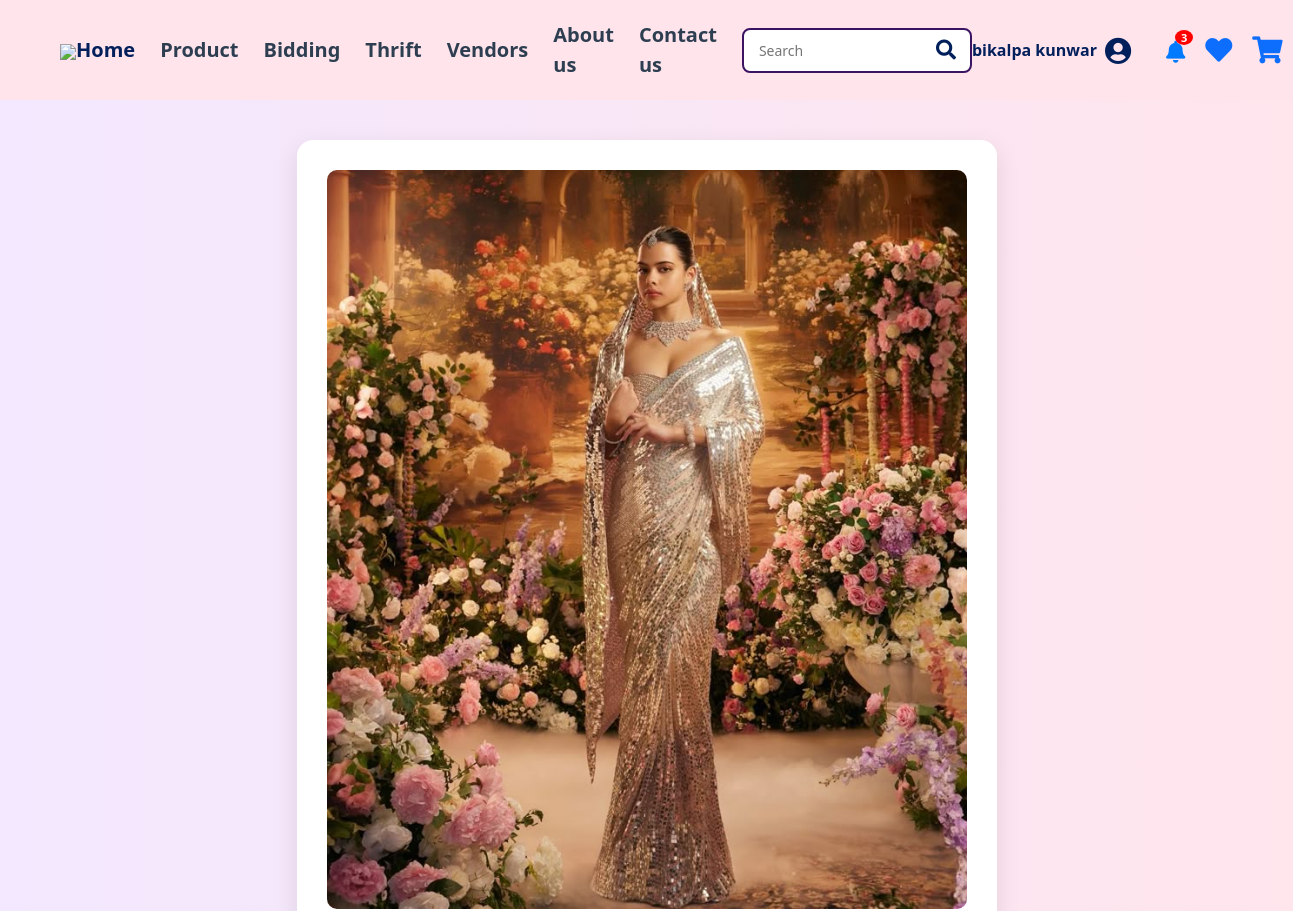
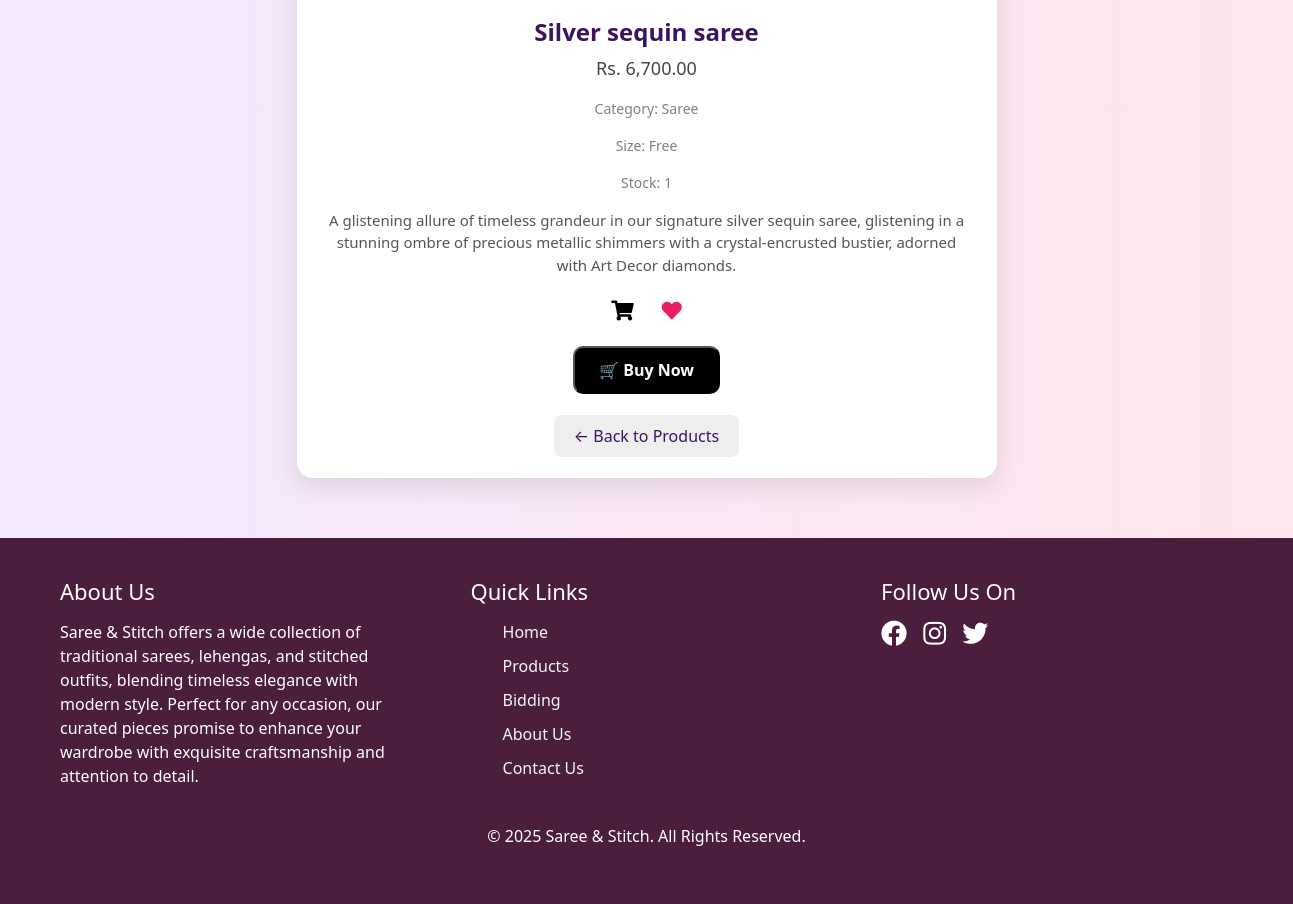
/product/4/ (signed in), run on the app's committed database (2 pictures, top to bottom).
### MS/models.py (models this page shows, shortened)
class CustomUser(AbstractUser):
    ROLE_CHOICES = [
        ('customer', 'Customer'),
        ('admin', 'Admin'),
        ('vendor', 'Vendor'),
    ]
    SIZE_CHOICES = [
        ('XS', 'Extra Small'),
        ('S', 'Small'),
        ('M', 'Medium'),
        ('L', 'Large'),
        ('XL', 'Extra Large'),
        ('Free', 'Free Size'),
    ]
    role = models.CharField(max_length=10, choices=ROLE_CHOICES, default='customer')
    is_vendor = models.BooleanField(default=False)
    size = models.CharField(max_length=10, choices=SIZE_CHOICES, blank=True, null=True)
    store_name = models.CharField(max_length=255, blank=True, null=True)
    description = models.TextField(blank=True, null=True)
    logo = models.ImageField(upload_to='vendor_logos/', blank=True, null=True)
    groups = models.ManyToManyField(
        'auth.Group',
        related_name='customuser_set',
        blank=True
    )
    user_permissions = models.ManyToManyField(
        'auth.Permission',
        related_name='customuser_permissions',
        blank=True
    )

class Product(models.Model):
    CATEGORY_CHOICES = [
        ('Saree', 'Saree'),
        ('Lehenga', 'Lehenga'),
        ('Kurtha', 'Kurtha'),
        ('Other', 'Other'),
    ]
    product_name = models.CharField(max_length=255)
    description = models.TextField()
    price = models.DecimalField(max_digits=10, decimal_places=2)
    quantity = models.PositiveIntegerField(default=1)
    category = models.CharField(max_length=255, choices=CATEGORY_CHOICES)
    age_groups = models.ManyToManyField('AgeGroup', blank=True)
    sizes = models.ManyToManyField('Size', blank=True)
    user = models.ForeignKey(settings.AUTH_USER_MODEL, on_delete=models.CASCADE)
    image = models.ImageField(upload_to='product_images/', blank=True, null=True)
    created_at = models.DateTimeField(auto_now_add=True)
    updated_at = models.DateTimeField(auto_now=True)

### MS/views.py (the view)
# urls.py: path('product/<int:product_id>/', views.product_detail_view, name='product_detail'),
def product_detail_view(request, product_id):
    product = get_object_or_404(Product, id=product_id)
    return render(request, 'mytemplates/product_details.html', {'product': product})

### MS/context_processors.py (called while the page is built)
def notification_context(request):
    if not request.user.is_authenticated:
        return {}
    user = request.user
    alerts = Notification.objects.filter(user=user, is_read=False).order_by('-timestamp')
    unread_count = alerts.count()
    alerts = alerts[:10]  # slice after count
    chat_messages = Chat.objects.filter(
        Q(sender=user) | Q(thrift__user=user)
    ).order_by('-timestamp')[:10]
    return {
        'alerts': alerts,
        'unread_count': unread_count,
        'chat_messages': chat_messages,
    }

### MS/templates/mytemplates/product_details.html (shortened to what this page needs)
{% extends 'mytemplates/index.html' %}
{% load static %}
{% load humanize %}
{% block content %}
<div style="max-width: 700px; margin: 40px auto; background: white; padding: 30px; border-radius: 16px; box-shadow: 0 8px 24px rgba(0,0,0,0.1); text-align: center;">
  <img src="{{ product.image.url }}" alt="{{ product.product_name }}"
       style="max-width: 100%; height: auto; border-radius: 10px; object-fit: contain; margin-bottom: 20px;">
  <h2 style="font-weight: bold; font-size: 24px; color: #3c1361;">{{ product.product_name }}</h2>
  <p style="font-size: 18px; color: #444;">Rs. {{ product.price|intcomma }}</p>
  <p style="margin-top: 8px; font-size: 14px; color: gray;">Category: {{ product.category }}</p>
  <p style="font-size: 14px; color: gray;">Size: {{ product.size|default:"Free" }}</p>
  <p style="font-size: 14px; color: gray;">Stock: {{ product.quantity }}</p>
  <p style="margin-top: 15px; font-size: 15px; color: #555; line-height: 1.5;">{{ product.description }}</p>
  <div style="margin-top: 20px;">
    <a href="{% url 'add_to_cart' product.id %}" title="Add to Cart" style="color: #000; font-size: 20px; margin: 0 12px;"><i class="fas fa-shopping-cart"></i></a>
    <a href="{% url 'add_to_wishlist' product.id %}" title="Add to Wishlist" style="color: #e91e63; font-size: 20px; margin: 0 12px;"><i class="fas fa-heart"></i></a>
  </div>
  <button onclick="openBuyNowModal('{{ product.id }}', '{{ product.product_name }}', '{{ product.price }}')"
          style="margin-top: 20px; background: black; color: white; padding: 10px 24px; border-radius: 10px; font-weight: bold;">
    🛒 Buy Now
  </button>
  <div style="margin-top: 30px;">
    <a href="{% url 'product' %}" style="text-decoration: none; padding: 10px 20px; background: #eee; color: #3c1361; border-radius: 8px;">
      ← Back to Products
    </a>
  </div>
</div>
{% endblock %}

### MS/templates/mytemplates/nav.html (shortened to what this page needs)
{% load static %}
{% load humanize %}
{% block content %}
<link rel="stylesheet" type="text/css" href="{% static 'css/nav.css' %}">
<header>
  <div class="logo">
    <img src="{% static 'images/finallogo.png' %}" class="logo-img">
  </div>
    <nav>
    <a href="{% url 'home' %}" class="active">Home</a>
    <a href="{% url 'product' %}">Product</a>
    <a href="{% url 'bidding_list' %}">Bidding</a>
    <a href="{% url 'thrift' %}">Thrift</a>
    <a href="{% url 'all_vendors' %}">Vendors</a>
    <a href="{% url 'aboutus' %}">About us</a>
    <a href="{% url 'contact' %}">Contact us</a>
    <form method="GET" action="{% url 'search_products' %}" style="position: relative; display: inline-block;">
  <input type="text" name="q" placeholder="Search" style="
    padding: 10px 40px 10px 15px;
    border-radius: 8px;
    border: 2px solid #3c1361;
    outline: none;
    font-size: 14px;
    width: 230px;
  ">
  <button type="submit" style="
    position: absolute;
    top: 50%;
    right: 10px;
    transform: translateY(-50%);
    background: none;
    border: none;
    cursor: pointer;
    color: #3c1361;
    font-size: 18px;
  ">
    <i class="fas fa-search"></i>
  </button>
</form>
  </nav>
  <div class="icons">
  {% if user.is_authenticated %}
    <div class="user-dropdown" onclick="toggleDropdown()">
      <span class="user-name">{{ user.get_full_name }}</span>
      <i class="fas fa-user-circle"></i>
    </div>
    <div class="notification-dropdown">
      <a href="#" onclick="toggleNotifBox(event)">
        <i class="fas fa-bell"></i>
        {% if unread_count > 0 %}
          <span class="notif-count">{{ unread_count }}</span>
        {% endif %}
      </a>
    </div>
  {% else %}
    <a href="{% url 'login' %}"><i class="fas fa-user-circle"></i></a>
  {% endif %}
  <a href="{% url 'wishlist' %}"><i class="fas fa-heart"></i></a>
  <a href="{% url 'cart' %}"><i class="fas fa-shopping-cart"></i></a>
</div>
</header>
{% endblock %}

### static/css/nav.css (style rules this page uses)
header { background-color: #ffe4ec; display: flex; align-items: center; justify-content: space-between; padding: 20px 60px; }
.logo-img { width: 80px; object-fit: contain; }
nav { display: flex; align-items: center; gap: 25px; font-weight: bold; }
nav a { text-decoration: none; color: #2c3e50; font-size: 20px; transition: color 0.3s ease; }
nav a:hover, nav a.active { color: #001f5b; }
nav input { padding: 8px; border: 1px solid #001f5b; border-radius: 5px; font-size: 15px; width: 200px; background-color: #fff; color: #001f5b; }
nav i { font-size: 20px; color: #001f5b; }
.icons { display: flex; align-items: center; gap: 20px; font-size: 27px; color: #001f5b; }
.icons i { cursor: pointer; }
.user-dropdown { position: relative; display: flex; align-items: center; gap: 8px; cursor: pointer; }
.user-name { font-weight: bold; font-size: 16px; color: #001f5b; white-space: nowrap; }
.notification-dropdown { position: relative; display: inline-block; margin-left: 15px; }
.notification-dropdown a { position: relative; font-size: 18px; color: #007bff; }
.notif-count { position: absolute; top: -6px; right: -8px; background: red; color: white; font-size: 11px; font-weight: bold; padding: 2px 6px; border-radius: 50%; line-height: 1; }
.notification-dropdown { position: relative; }
.notification-dropdown > a { color: #007bff; position: relative; font-size: 22px; text-decoration: none; }

### MS/templates/mytemplates/index.html (style rules this page uses)
body { background: linear-gradient(to right, #f3e8ff, #ffe5ec); }

### data on the page
CustomUser: get_full_name "bikalpa kunwar"
Product: image (picture), product_name "Silver sequin saree", price "6,700.00", category "Saree", quantity "1", description "A glistening allure of timeless grandeur in our signature silver sequin saree, glistening in a stunning ombre of precious metallic shimmers with a crystal-encrusted bustier, adorned with Art Decor diamonds."

### other printed values
{{ unread_count }} "3"
{{ product.size|default:"Free" }} "Free"
